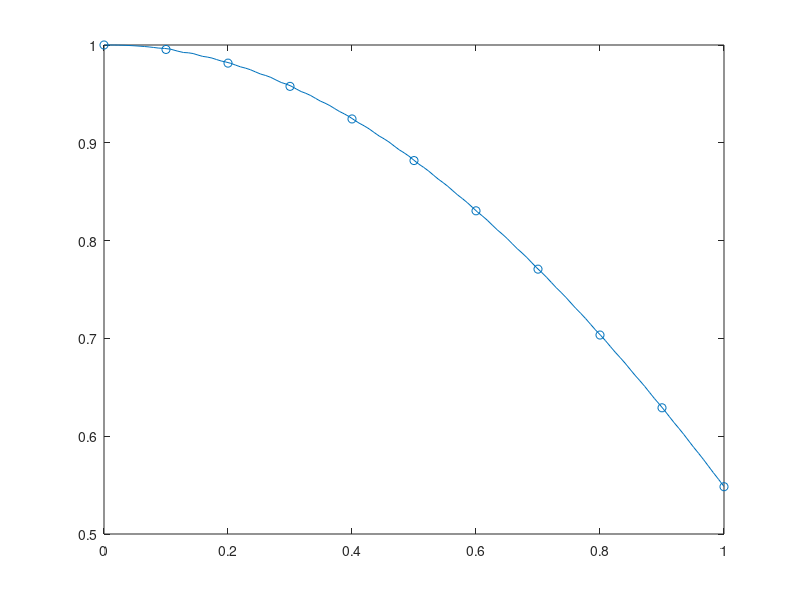

MATLAB code to generate this figure:
% Euler Backward
T = 1;
f = @(u,t) -100*(u-cos(t));
[t,u_exact] = ode45(@(t,u) -100*(u-cos(t)), [0 1], 1);
dt = 0.1;
x = 0:dt:T;
u = zeros(1,length(x));
u(1)=1;
for i = 1:(length(x)-1)
    u(i+1)= (u(i)+ 100*cos(x(i)+dt)*dt)/(100*dt+1);
end
hold off;
plot(t,u_exact);
hold on;
scatter(x,u);